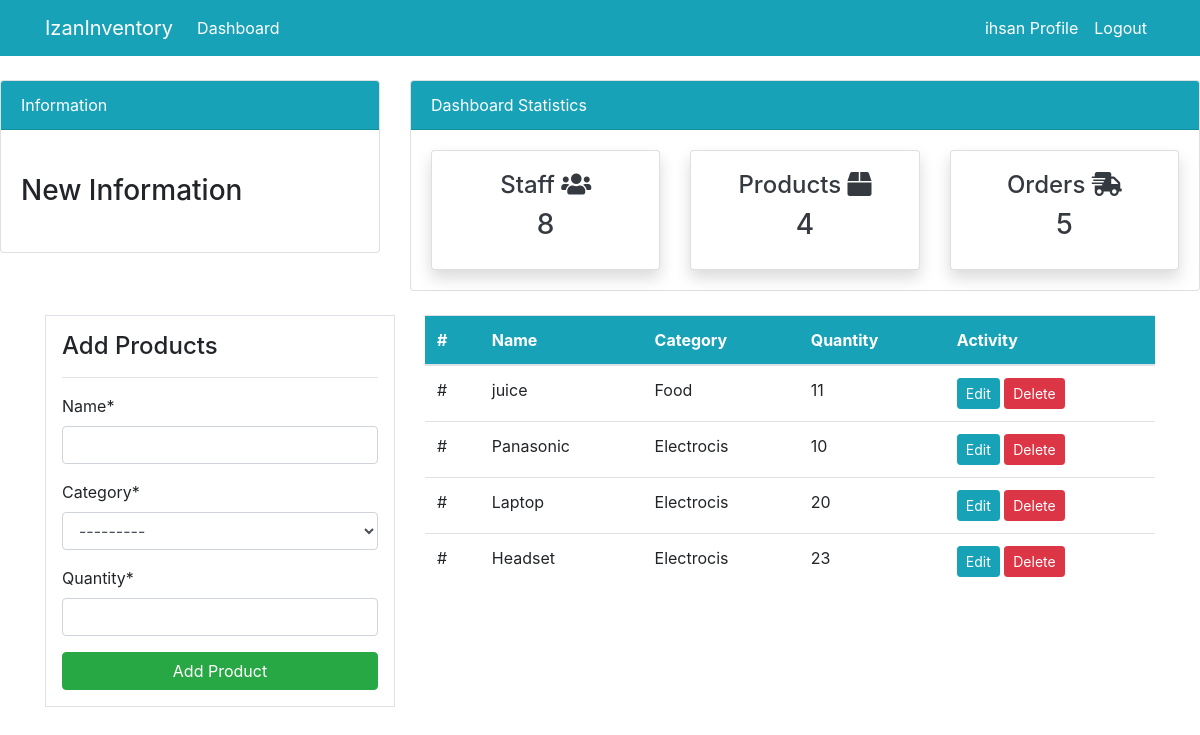
/product/ (signed in), run on the app's committed database.
### dashboard/models.py (models this page shows, shortened)
class Product(models.Model):
    name = models.CharField(max_length=100, null=True)
    quantity = models.PositiveIntegerField(null=True)
    category = models.CharField(max_length=50, choices= CATEGORY,null=True)

### dashboard/views.py (the view)
# urls.py: path('product/',views.product,name="dashboard-product"),
@login_required()
def product(request):
    items = Product.objects.all()
    items_count = items.count()
    workers_count = User.objects.all().count()
    orders_count = Order.objects.all().count()
    if request.method == 'POST':
        form = ProductForm(request.POST)
        if form.is_valid():
            form.save()
            product_name = form.cleaned_data.get('name')
            messages.success(request, f'{product_name} has been added')
            return redirect('dashboard-product')
    else:
        form = ProductForm()
    context = {
        'items': items,
        'form':form,
        'workers_count': workers_count,
        'items_count':items_count,
        'orders_count':orders_count
    }
    return  render(request,'dashboard/products.html',context)

### dashboard/forms.py
class ProductForm(forms.ModelForm):
    class Meta:
        model = Product
        fields = ['name','category','quantity']

### templates/dashboard/products.html (shortened to what this page needs)
{% extends 'partials/base.html' %}
{% load crispy_forms_tags %}
{% block content %}
{% include 'partials/topnav.html' %}
<div class="container">
    <div class="row my-4">
        <div class="col-md-4">
            <div class="border bg-white p-3">
                <h4>Add Products</h4>
                <hr>
                <form method = 'POST'>
                    {{ form|crispy }}
                    <input class="btn btn-success btn-block" type="submit" value="Add Product">
                </form>
            </div>
        </div>
        <div class="col-md-8">
            <table class="table bg-white">
                <thead class="bg-info">
                    <tr class="text-white">
                        <th scope="col">#</th>
                        <th scope="col">Name</th>
                        <th scope="col">Category</th>
                        <th scope="col">Quantity</th>
                        <th scope="col">Activity</th>
                    </tr>
                </thead>
                <tbody>
                    {% for item in items %}
                    <tr>
                        <td>#</td>
                        <td>{{item.name}}</td>
                        <td>{{item.category}}</td>
                        <td>{{item.quantity}}</td>
                        <td>
                            <a class="btn btn-info btn-sm" href="{% url 'dashboard-product-update' item.id %}">Edit</a>
                            <a class="btn btn-danger btn-sm" href="{% url 'dashboard-product-delete' item.id %}">Delete</a>
                        </td>
                    </tr>
                    {% endfor %}
                </tbody>
            </table>
        </div>
    </div>
</div>
{% endblock %}

### templates/partials/nav.html (shortened to what this page needs)
<nav class="navbar navbar-expand-lg navbar-info bg-info">
    {% if user.is_authenticated %}
    <div class="container">
        <a class="navbar-brand text-white" href="{% url 'dashboard-index' %}">IzanInventory</a>
        <div class="collapse navbar-collapse" id="navbarSupportedContent">
            <ul class="navbar-nav mr-auto">
                <li class="nav-item active">
                    <a class="nav-link text-white" href="{% url 'dashboard-index' %}">Dashboard </a>
                </li>
            </ul>
            <ul class="navbar-nav ml-auto">
                <li class="nav-item active">
                    <a class="nav-link text-white" href="{% url 'user-profile' %}"> {{ user.username }} Profile
                        <span class="sr-only">(current)</span></a>
                </li>
                <li class="nav-item">
                    <a class="nav-link text-white" href="{% url 'user-logout' %}">Logout</a>
                </li>
            </ul>
            {% endif %}
        </div>
    </div>
</nav>

### data on the page
Product: name "juice", category "Food", quantity "11"
Product: name "Panasonic", category "Electrocis", quantity "10"
Product: name "Laptop", category "Electrocis", quantity "20"
Product: name "Headset", category "Electrocis", quantity "23"

### other printed values
{{ user.username }} "ihsan"
{{ workers_count }} "8"
{{ items_count }} "4"
{{ orders_count }} "5"
